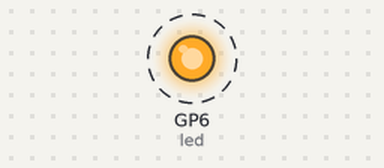
Bench run of a program on a simulated Raspberry Pi Pico running MicroPython. Parts: output pins drawn as LEDs (lit = HIGH). Dashed ring = blinking. Files the program writes start out absent; what the program prints to the serial console is not drawn. At 5.0 s the program stops and its outputs stay as they are.

Above: at 0.05 s.
Timing chart, 0 to 3.0 s (numbered marks = the images above):
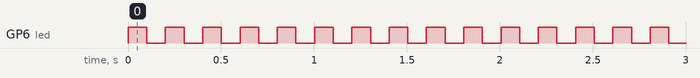

The program:

nanodatalogger.py
```python
import machine
from machine import Pin
import time

adc_pin = machine.Pin(29)
adc = machine.ADC(adc_pin)
led = Pin(6, Pin.OUT)
readings = 0

# create a file named "data.csv"
file=open("data.csv","w")
file.write("data"+"\n")

while True:

    led.value(1)
    reading = adc.read_u16()
    print("ADC: ",reading)

    time.sleep_ms(100)

    # convert and write the reading from the analog pin
    file.write(str(reading)+"\n")

    led.value(0)
    time.sleep_ms(100)
    readings += 1

    # if 25 readings are done, finish the program
    if readings >= 25:
        file.close()
        break
```

Measured:
- by itself, GP6 (led): alternates HIGH for 0.10 s and LOW for 0.10 s, 50 changes in all, then stays LOW
